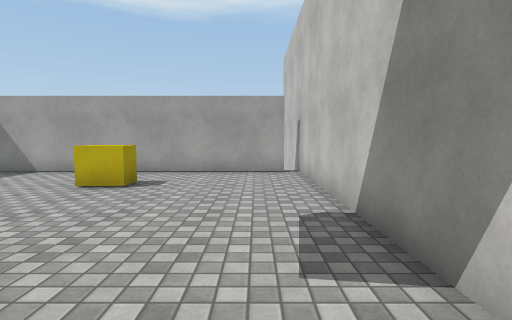
View 1 (above)

12 first-person views from a walk through a 3-D level made in the Unity game engine. The camera is 1.3 m above the floor, tilts 4° down and sees 80° across. The floor is counted in squares, 1.2 m on a side. Each view is taken from the middle of a square. On the plan, view 1 faces up. The plan holds only what a view shows up to about 13 squares ahead; the rest is blank. The place goes on beyond the plan. The player character is not drawn. Door leaves are left out, so doorways stand open. Surface patterns are stand-ins for the level's own textures.

View 2
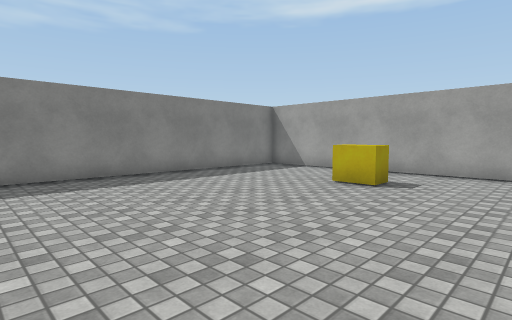

View 3
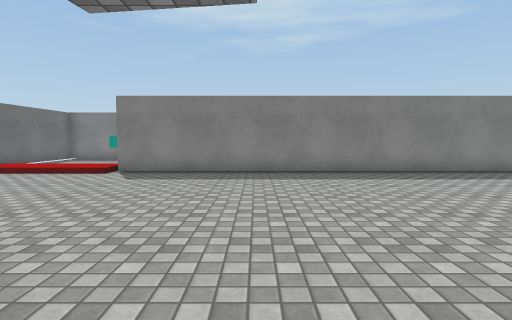

View 4
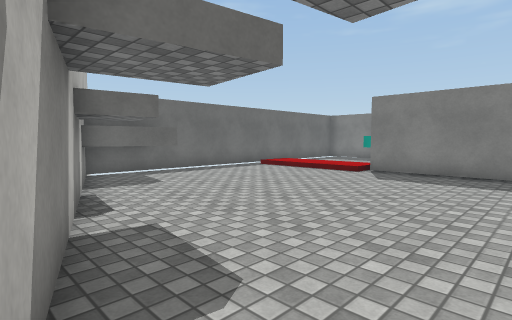

View 5
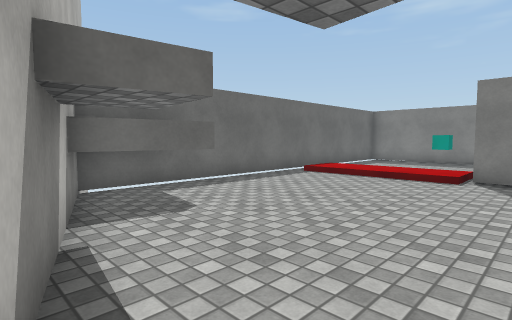

View 6
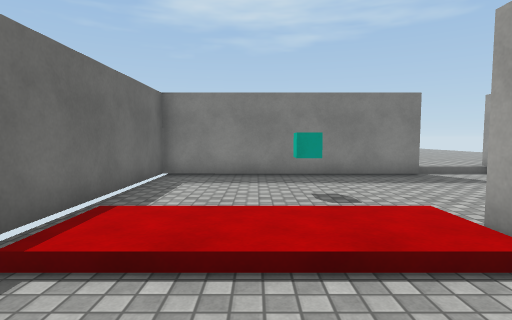

View 7
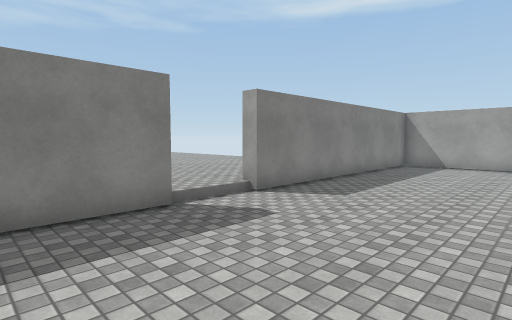

View 8
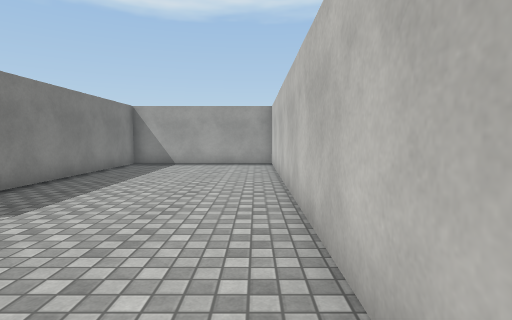

View 9
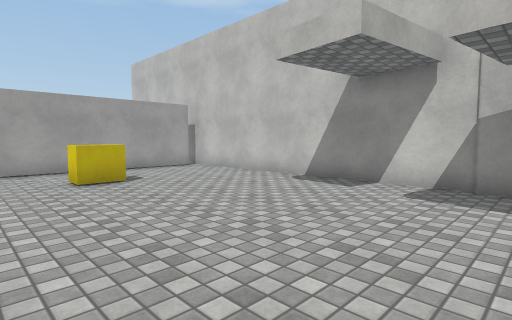

View 10
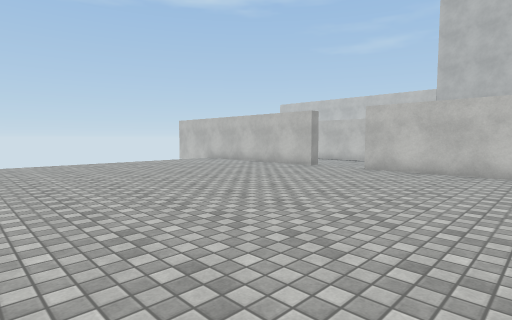

View 11
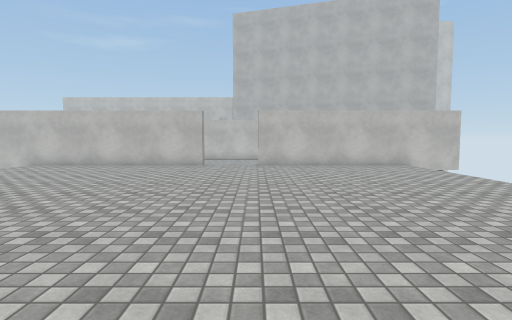

View 12
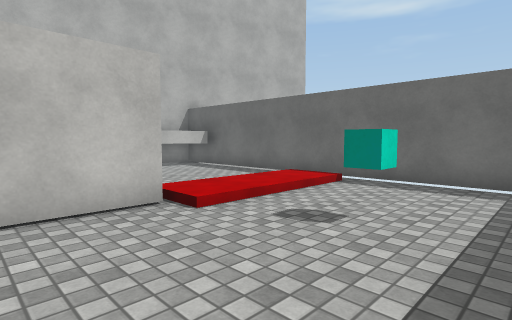

### Floor plan
Key: @ floor where view 1 was taken; # wall or solid block; . main floor; : floor 0.25 m higher than the main floor; / step, stairs or slope; D open door; B yellow block; C cube.
Columns run from 28 left of view 1 to 2 right of it. Each row starts with its distance up from view 1.
 10              ##################
  9              #.....#..........#
  8             ##.....#..........#
  7    ::::    ::#.....#....BB....#
  6    ::::: ::::#.....#..........#
  5    ::::::::::#.....#..........#
  4    ::::::::::#.....#..........#
  3    ::::::::::#.....#..........#
  2    ::::::::::#.....#..........#
  1    ::::::::::#.....#..........#
  0   ::::::::::DD.....#........@.#
 -1   ::::::::::DD.....#.........##
 -2 : ::::::::::DD.....#.........#
 -3   :::::::::::#.....#.........#
 -4   :::::::::::#.....#........##
 -5   :::::::::::#..../:........#
 -6    ::::::::::#..C./:........#
 -7   : :::::::::#..../:.......##
 -8        ::::::#..../:.....###
 -9             ##....//.....###
-10             ###############

Positions as (right, up) in squares from view 1, and headings:
1: (0, 0), facing up
2: (0, 0), facing up-left
3: (1, 0), facing left
4: (1, 0), facing down-left
5: (0, -3), facing down-left
6: (-6, -7), facing left
7: (-10, -5), facing up-left
8: (-10, -3), facing up
9: (-6, -1), facing up-right
10: (-26, -7), facing up-right
11: (-28, -2), facing right
12: (-14, -2), facing down-right
